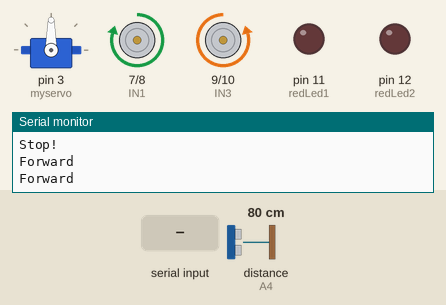
This sketch was run on a simulated Arduino Uno, built with avr-gcc and run on an emulated ATmega328P. Parts: servo, motor-driver pin pairs drawn as motors (green arrow = first pin HIGH = forward, orange = second pin HIGH = backward, longer = more drive, scaled by the enable pin), output pins drawn as LEDs (lit = HIGH), the last lines printed to the serial monitor. Wiring (inferred from the names in the program): ultrasonic range finder: trigger A5; echo A4. Inputs (shaded band) come from the test bench; at power-on: distance to the obstacle (sensor on A4) 80 cm. The echo pulse lasts 58.3 µs per cm; pins used as bus, display or sensor lines are not drawn.

Above: at 1.2 s.
1.3 s: distance to the obstacle (sensor on A4) set to 46 cm
2.8 s: distance to the obstacle (sensor on A4) set to 38 cm
At 3.8 s:
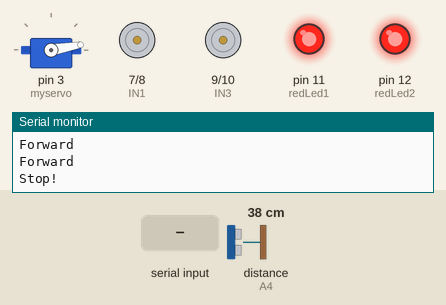
5.9 s: "e" received over Serial
9.0 s: "f" received over Serial
At 11.9 s:
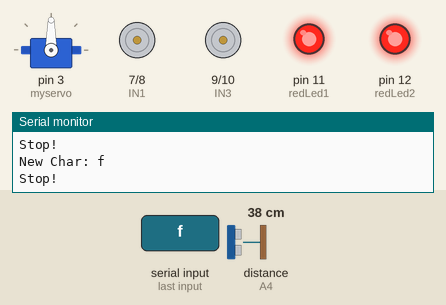
12.1 s: distance to the obstacle (sensor on A4) set to 2 cm
At 15.1 s:
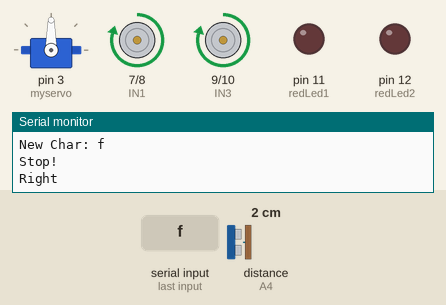
15.2 s: distance to the obstacle (sensor on A4) set to 60 cm
At 17.3 s:
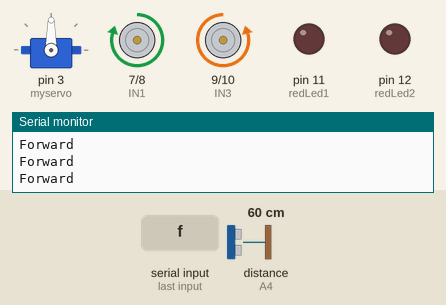
Timing chart, 0 to 18.3 s (numbered marks = the images above; inputs shaded):
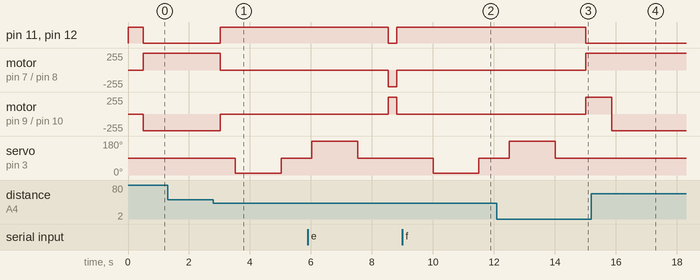

The sketch:

pap.ino
```cpp
#include <Servo.h>  //servo library
Servo myservo;      // create servo object to control servo

int Echo = A4;
int Trig = A5;
int redLed1 = 11;
int redLed2 = 12;

#define ENA 5
#define ENB 6
#define IN1 7
#define IN2 8
#define IN3 9
#define IN4 10
#define carSpeed 250
int rightDistance = 0, leftDistance = 0, middleDistance = 0;

bool BT_EN = false;

void forward() {
  analogWrite(ENA, carSpeed);
  analogWrite(ENB, carSpeed);
  digitalWrite(IN1, HIGH);
  digitalWrite(IN2, LOW);
  digitalWrite(IN3, LOW);
  digitalWrite(IN4, HIGH);
  digitalWrite(redLed1, LOW);
  digitalWrite(redLed2, LOW);
  Serial.println("Forward");
}

void back() {
  analogWrite(ENA, carSpeed);
  analogWrite(ENB, carSpeed);
  digitalWrite(IN1, LOW);
  digitalWrite(IN2, HIGH);
  digitalWrite(IN3, HIGH);
  digitalWrite(IN4, LOW);
  digitalWrite(redLed1, LOW);
  digitalWrite(redLed2, LOW);
  Serial.println("Back");
}

void left() {
  analogWrite(ENA, carSpeed);
  analogWrite(ENB, carSpeed);
  digitalWrite(IN1, LOW);
  digitalWrite(IN2, HIGH);
  digitalWrite(IN3, LOW);
  digitalWrite(IN4, HIGH);
  digitalWrite(redLed1, LOW);
  digitalWrite(redLed2, LOW);
  Serial.println("Left");
}

void right() {
  analogWrite(ENA, carSpeed);
  analogWrite(ENB, carSpeed);
  digitalWrite(IN1, HIGH);
  digitalWrite(IN2, LOW);
  digitalWrite(IN3, HIGH);
  digitalWrite(IN4, LOW);
  digitalWrite(redLed1, LOW);
  digitalWrite(redLed2, LOW);
  Serial.println("Right");
}

void stop() {
  digitalWrite(ENA, LOW);
  digitalWrite(ENB, LOW);
  digitalWrite(redLed1, HIGH);
  digitalWrite(redLed2, HIGH);
  Serial.println("Stop!");
}

//Ultrasonic distance measurement Sub function
int Distance_test() {
  digitalWrite(Trig, LOW);
  delayMicroseconds(2);
  digitalWrite(Trig, HIGH);
  delayMicroseconds(20);
  digitalWrite(Trig, LOW);
  float Fdistance = pulseIn(Echo, HIGH);
  Fdistance = Fdistance / 58;
  return (int)Fdistance;
}

void setup() {
  myservo.attach(3, 700, 2400); // attach servo on pin 3 to servo object
  Serial.begin(9600);
  pinMode(Echo, INPUT);
  pinMode(Trig, OUTPUT);
  pinMode(redLed1, OUTPUT);
  pinMode(redLed2, OUTPUT);
  pinMode(IN1, OUTPUT);
  pinMode(IN2, OUTPUT);
  pinMode(IN3, OUTPUT);
  pinMode(IN4, OUTPUT);
  pinMode(ENA, OUTPUT);
  pinMode(ENB, OUTPUT);
  stop();
}

void loop() {
  if (Serial.available() > 0) {
    char newChar = Serial.read();
    Serial.print("New Char: ");
    Serial.println(newChar);
    if (newChar == 'f') {
      BT_EN = false;
    }
    else if (newChar == 'e') {
      BT_EN = true;
    }

    if (BT_EN == true) {
      if (newChar == 'u') {
        forward();
      }
      else if (newChar == 'd') {
        back();
      }
      else if (newChar == 'l') {
        left();
      }
      else if (newChar == 'r') {
        right();
      }
      delay(100);
      stop();
    }
  }

  if (BT_EN == false) {
    auto_ObstacleAvoidance();
  }
}

void auto_ObstacleAvoidance() {
  myservo.write(90);  //setservo position according to scaled value
  delay(500);
  middleDistance = Distance_test();

  if (middleDistance <= 40) {
    stop();
    delay(500);
    myservo.write(10);
    delay(1000);
    rightDistance = Distance_test();

    delay(500);
    myservo.write(90);
    delay(1000);
    myservo.write(180);
    delay(1000);
    leftDistance = Distance_test();

    delay(500);
    myservo.write(90);
    delay(1000);
    if (rightDistance > leftDistance) {
      right();
      delay(360);
    }
    else if (rightDistance < leftDistance) {
      left();
      delay(360);
    }
    else if ((rightDistance <= 40) || (leftDistance <= 40)) {
      back();
      delay(180);
    }
    else {
      forward();
    }
  }
  else {
    forward();
  }
}

void BT_Control() {

}
```

Measured:
- the behaviour switches between 42 and 41 cm on distance to the obstacle (sensor on A4) (found by bisection; images 0 and 1)
- after the input at 2.8 s, pin 11 (redLed1), pin 12 (redLed2): LOW → HIGH after 0.22 s; motor on pin 7 (IN1) / pin 8 (IN2): forward 250/255 → stopped after 0.22 s; motor on pin 9 (IN3) / pin 10 (IN4): backward 250/255 → stopped after 0.22 s; servo on pin 3 (myservo): 90° → 10° after 0.72 s, → 90° 1.5 s later
- after the input at 9.0 s, servo on pin 3 (myservo): 90° → 10° after 1.0 s, → 90° 1.5 s later
- after the input at 12.1 s, motor on pin 7 (IN1) / pin 8 (IN2): stopped → forward 250/255 after 2.9 s
- after the input at 15.2 s, pin 11 (redLed1), pin 12 (redLed2): stays LOW (without the input it goes to HIGH after 0.67 s)
